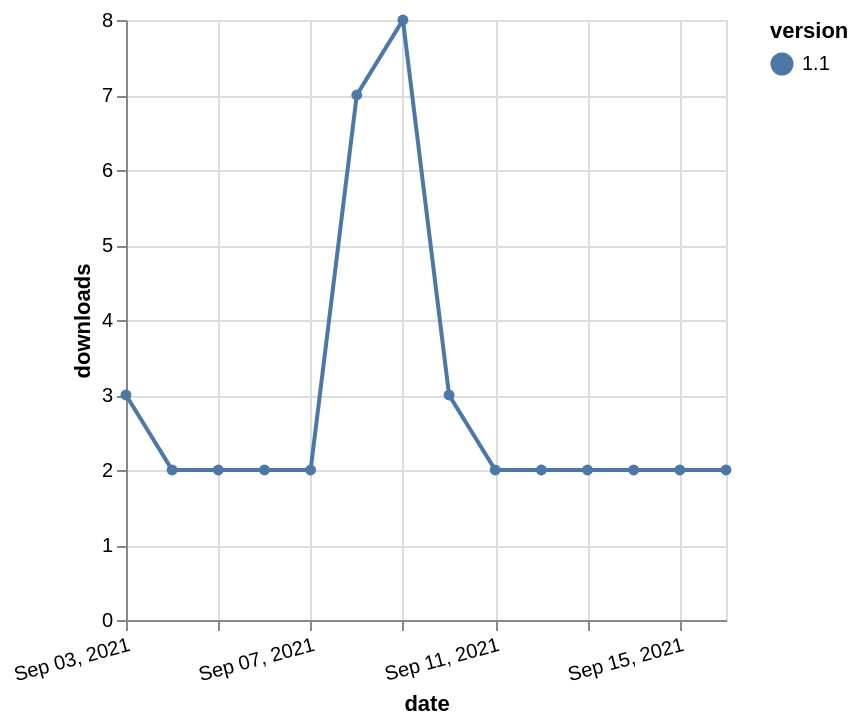

Vega-Lite specification stored for this chart:
### Vega-Lite specification from a JSON file in a GitHub repository (floating-point values rounded to 4 significant figures)
{"$schema": "https://vega.github.io/schema/vega-lite/v5.json", "description": "A simple bar chart with embedded data.", "data": {"values": [{"date": "2021-09-03", "total": 4123, "delta": 3, "version": "1.1"}, {"date": "2021-09-04", "total": 4125, "delta": 2, "version": "1.1"}, {"date": "2021-09-05", "total": 4127, "delta": 2, "version": "1.1"}, {"date": "2021-09-06", "total": 4129, "delta": 2, "version": "1.1"}, {"date": "2021-09-07", "total": 4131, "delta": 2, "version": "1.1"}, {"date": "2021-09-08", "total": 4138, "delta": 7, "version": "1.1"}, {"date": "2021-09-09", "total": 4146, "delta": 8, "version": "1.1"}, {"date": "2021-09-10", "total": 4149, "delta": 3, "version": "1.1"}, {"date": "2021-09-11", "total": 4151, "delta": 2, "version": "1.1"}, {"date": "2021-09-12", "total": 4153, "delta": 2, "version": "1.1"}, {"date": "2021-09-13", "total": 4155, "delta": 2, "version": "1.1"}, {"date": "2021-09-14", "total": 4157, "delta": 2, "version": "1.1"}, {"date": "2021-09-15", "total": 4159, "delta": 2, "version": "1.1"}, {"date": "2021-09-16", "total": 4161, "delta": 2, "version": "1.1"}]}, "width": "container", "mark": {"type": "line", "point": {"filled": true}}, "encoding": {"x": {"field": "date", "type": "temporal", "timeUnit": "yearmonthdate", "title": "date", "axis": {"labelAngle": -15}}, "y": {"field": "delta", "type": "quantitative", "title": "downloads"}, "color": {"field": "version", "type": "nominal"}, "tooltip": {"field": "delta"}}}
